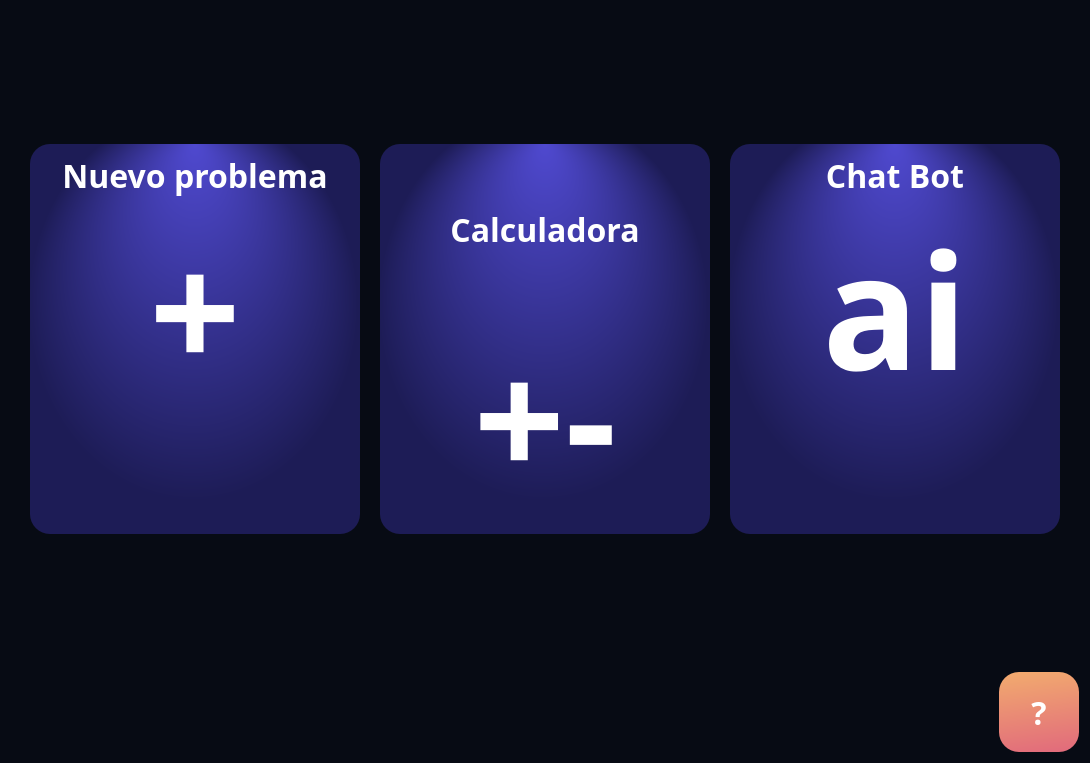
<?xml version="1.0" encoding="UTF-8"?>
<ui version="4.0">
 <class>main_screen</class>
 <widget class="QWidget" name="main_screen">
  <property name="geometry">
   <rect>
    <x>0</x>
    <y>0</y>
    <width>1090</width>
    <height>763</height>
   </rect>
  </property>
  <property name="windowTitle">
   <string>Form</string>
  </property>
  <property name="styleSheet">
   <string notr="true">background: rgb(7, 11, 20);</string>
  </property>
  <layout class="QVBoxLayout" name="verticalLayout_4">
   <item>
    <spacer name="top_spacer">
     <property name="orientation">
      <enum>Qt::Vertical</enum>
     </property>
     <property name="sizeHint" stdset="0">
      <size>
       <width>20</width>
       <height>40</height>
      </size>
     </property>
    </spacer>
   </item>
   <item>
    <layout class="QHBoxLayout" name="layout_for_menu_buttons">
     <property name="spacing">
      <number>20</number>
     </property>
     <item>
      <spacer name="horizontalSpacer_2">
       <property name="orientation">
        <enum>Qt::Horizontal</enum>
       </property>
       <property name="sizeHint" stdset="0">
        <size>
         <width>40</width>
         <height>20</height>
        </size>
       </property>
      </spacer>
     </item>
     <item>
      <widget class="QWidget" name="access_to_solver" native="true">
       <property name="sizePolicy">
        <sizepolicy hsizetype="Fixed" vsizetype="Fixed">
         <horstretch>0</horstretch>
         <verstretch>0</verstretch>
        </sizepolicy>
       </property>
       <property name="minimumSize">
        <size>
         <width>330</width>
         <height>390</height>
        </size>
       </property>
       <property name="styleSheet">
        <string notr="true">border-radius: 20px;
background: qradialgradient(spread:pad, cx:0.494318, cy:0.415, radius:0.5, fx:0.5, fy:0, stop:0 rgba(79, 73, 207, 255), stop:1 rgba(29, 28, 86, 255))</string>
       </property>
       <layout class="QVBoxLayout" name="verticalLayout" stretch="0,3">
        <property name="spacing">
         <number>0</number>
        </property>
        <item>
         <widget class="QLabel" name="title">
          <property name="font">
           <font>
            <family>Plus Jakarta Sans</family>
            <pointsize>24</pointsize>
            <weight>75</weight>
            <bold>true</bold>
           </font>
          </property>
          <property name="layoutDirection">
           <enum>Qt::LeftToRight</enum>
          </property>
          <property name="styleSheet">
           <string notr="true">color: rgb(255, 255, 255);
background: rgba(255, 255, 255, 0)</string>
          </property>
          <property name="text">
           <string>Nuevo problema</string>
          </property>
          <property name="alignment">
           <set>Qt::AlignCenter</set>
          </property>
         </widget>
        </item>
        <item>
         <widget class="QLabel" name="icon">
          <property name="font">
           <font>
            <family>Plus Jakarta Sans ExtraBold</family>
            <pointsize>120</pointsize>
            <weight>75</weight>
            <bold>true</bold>
           </font>
          </property>
          <property name="layoutDirection">
           <enum>Qt::LeftToRight</enum>
          </property>
          <property name="styleSheet">
           <string notr="true">color: rgb(255, 255, 255);
background: rgba(255, 255, 255, 0);</string>
          </property>
          <property name="text">
           <string>+</string>
          </property>
          <property name="alignment">
           <set>Qt::AlignHCenter|Qt::AlignTop</set>
          </property>
         </widget>
        </item>
       </layout>
      </widget>
     </item>
     <item>
      <widget class="QWidget" name="access_for_calculator" native="true">
       <property name="sizePolicy">
        <sizepolicy hsizetype="Fixed" vsizetype="Fixed">
         <horstretch>0</horstretch>
         <verstretch>0</verstretch>
        </sizepolicy>
       </property>
       <property name="minimumSize">
        <size>
         <width>330</width>
         <height>390</height>
        </size>
       </property>
       <property name="styleSheet">
        <string notr="true">border-radius: 20px;
background: qradialgradient(spread:pad, cx:0.494318, cy:0.415, radius:0.5, fx:0.5, fy:0, stop:0 rgba(79, 73, 207, 255), stop:1 rgba(29, 28, 86, 255))</string>
       </property>
       <layout class="QVBoxLayout" name="verticalLayout_2" stretch="0,0">
        <property name="spacing">
         <number>0</number>
        </property>
        <item>
         <widget class="QLabel" name="title_2">
          <property name="font">
           <font>
            <family>Plus Jakarta Sans</family>
            <pointsize>24</pointsize>
            <weight>75</weight>
            <bold>true</bold>
           </font>
          </property>
          <property name="layoutDirection">
           <enum>Qt::LeftToRight</enum>
          </property>
          <property name="styleSheet">
           <string notr="true">color: rgb(255, 255, 255);
background: rgba(255, 255, 255, 0)</string>
          </property>
          <property name="text">
           <string>Calculadora</string>
          </property>
          <property name="alignment">
           <set>Qt::AlignCenter</set>
          </property>
         </widget>
        </item>
        <item>
         <widget class="QLabel" name="icon_2">
          <property name="font">
           <font>
            <family>Plus Jakarta Sans ExtraBold</family>
            <pointsize>120</pointsize>
            <weight>75</weight>
            <bold>true</bold>
           </font>
          </property>
          <property name="layoutDirection">
           <enum>Qt::LeftToRight</enum>
          </property>
          <property name="styleSheet">
           <string notr="true">color: rgb(255, 255, 255);
background: rgba(255, 255, 255, 0);</string>
          </property>
          <property name="text">
           <string>+-</string>
          </property>
          <property name="alignment">
           <set>Qt::AlignHCenter|Qt::AlignTop</set>
          </property>
         </widget>
        </item>
       </layout>
      </widget>
     </item>
     <item>
      <widget class="QWidget" name="access_to_chat" native="true">
       <property name="sizePolicy">
        <sizepolicy hsizetype="Fixed" vsizetype="Fixed">
         <horstretch>0</horstretch>
         <verstretch>0</verstretch>
        </sizepolicy>
       </property>
       <property name="minimumSize">
        <size>
         <width>330</width>
         <height>390</height>
        </size>
       </property>
       <property name="styleSheet">
        <string notr="true">border-radius: 20px;
background: qradialgradient(spread:pad, cx:0.494318, cy:0.415, radius:0.5, fx:0.5, fy:0, stop:0 rgba(79, 73, 207, 255), stop:1 rgba(29, 28, 86, 255))</string>
       </property>
       <layout class="QVBoxLayout" name="verticalLayout_3" stretch="0,3">
        <property name="spacing">
         <number>0</number>
        </property>
        <item>
         <widget class="QLabel" name="title_3">
          <property name="font">
           <font>
            <family>Plus Jakarta Sans</family>
            <pointsize>24</pointsize>
            <weight>75</weight>
            <bold>true</bold>
           </font>
          </property>
          <property name="layoutDirection">
           <enum>Qt::LeftToRight</enum>
          </property>
          <property name="styleSheet">
           <string notr="true">color: rgb(255, 255, 255);
background: rgba(255, 255, 255, 0)</string>
          </property>
          <property name="text">
           <string>Chat Bot</string>
          </property>
          <property name="alignment">
           <set>Qt::AlignCenter</set>
          </property>
         </widget>
        </item>
        <item>
         <widget class="QLabel" name="icon_3">
          <property name="font">
           <font>
            <family>Plus Jakarta Sans ExtraBold</family>
            <pointsize>120</pointsize>
            <weight>75</weight>
            <bold>true</bold>
           </font>
          </property>
          <property name="layoutDirection">
           <enum>Qt::LeftToRight</enum>
          </property>
          <property name="styleSheet">
           <string notr="true">color: rgb(255, 255, 255);
background: rgba(255, 255, 255, 0);</string>
          </property>
          <property name="text">
           <string>ai</string>
          </property>
          <property name="alignment">
           <set>Qt::AlignHCenter|Qt::AlignTop</set>
          </property>
         </widget>
        </item>
       </layout>
      </widget>
     </item>
     <item>
      <spacer name="horizontalSpacer_3">
       <property name="orientation">
        <enum>Qt::Horizontal</enum>
       </property>
       <property name="sizeHint" stdset="0">
        <size>
         <width>40</width>
         <height>20</height>
        </size>
       </property>
      </spacer>
     </item>
    </layout>
   </item>
   <item>
    <spacer name="spacer_betwen_access_footer">
     <property name="orientation">
      <enum>Qt::Vertical</enum>
     </property>
     <property name="sizeHint" stdset="0">
      <size>
       <width>20</width>
       <height>40</height>
      </size>
     </property>
    </spacer>
   </item>
   <item>
    <layout class="QHBoxLayout" name="footer_layout">
     <item>
      <spacer name="horizontalSpacer">
       <property name="orientation">
        <enum>Qt::Horizontal</enum>
       </property>
       <property name="sizeHint" stdset="0">
        <size>
         <width>40</width>
         <height>20</height>
        </size>
       </property>
      </spacer>
     </item>
     <item>
      <widget class="QWidget" name="access_to_help" native="true">
       <property name="sizePolicy">
        <sizepolicy hsizetype="Fixed" vsizetype="Fixed">
         <horstretch>80</horstretch>
         <verstretch>80</verstretch>
        </sizepolicy>
       </property>
       <property name="minimumSize">
        <size>
         <width>80</width>
         <height>80</height>
        </size>
       </property>
       <property name="maximumSize">
        <size>
         <width>80</width>
         <height>80</height>
        </size>
       </property>
       <property name="autoFillBackground">
        <bool>false</bool>
       </property>
       <property name="styleSheet">
        <string notr="true">background: qlineargradient(spread:pad, x1:0.4375, y1:0, x2:0.574, y2:1, stop:0 rgba(241, 168, 111, 255), stop:1 rgba(226, 109, 123, 255));
border-radius: 20;
</string>
       </property>
       <layout class="QHBoxLayout" name="horizontalLayout">
        <item>
         <widget class="QLabel" name="help_tag">
          <property name="font">
           <font>
            <family>Plus Jakarta Sans</family>
            <pointsize>24</pointsize>
            <weight>75</weight>
            <bold>true</bold>
           </font>
          </property>
          <property name="styleSheet">
           <string notr="true">background: rgba(0, 0, 0, 0);
color: white;
</string>
          </property>
          <property name="text">
           <string>?</string>
          </property>
          <property name="alignment">
           <set>Qt::AlignCenter</set>
          </property>
         </widget>
        </item>
       </layout>
      </widget>
     </item>
    </layout>
   </item>
  </layout>
 </widget>
 <resources/>
 <connections/>
</ui>
